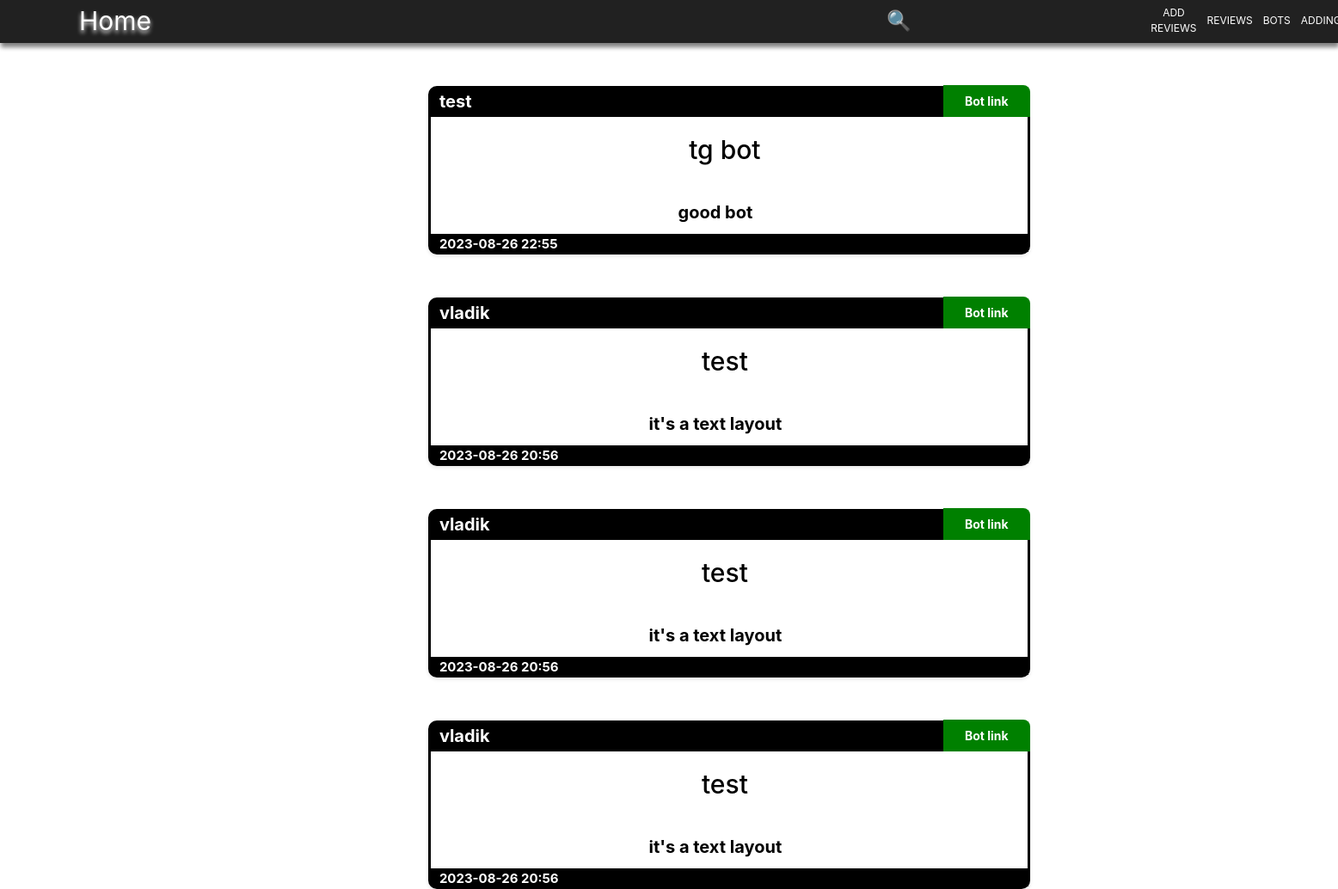
Page /telegramm/ on the committed database.
### main/models.py (models this page shows, shortened)
class Telegramm_Bots(models.Model):
    username = models.CharField(max_length=50)
    title = models.CharField(max_length=50)
    text = models.TextField(max_length=150)
    time = models.CharField(max_length = 50)
    url = models.URLField()

### main/views.py (the view)
# urls.py: path('telegramm/', tg_all, name='tg'),
def tg_all(request):
    if request.method == 'POST':
        form = verification(request.POST)
        return proc_ver(request , form)
    else:
        form = verification()
    tg_search = request.GET.get('search' , '')
    res = []
    if tg_search:
        bd = Telegramm_Bots.objects.filter(title = tg_search)
        for i in bd[::-1]:
            res.append(i)
    else:
        bd = Telegramm_Bots.objects.all()
        for i in bd[::-1]:
            res.append(i)
    context = {
        'product_paginator' : res,
        'form' : form
    }
    return render(request , 'bots/telegramm.html' , context)

### finally_project/templates/bots/telegramm.html (shortened to what this page needs)
{% extends 'base.html' %}
{% load static %}
    {% block head %}
    <link rel="stylesheet" href="{% static 'css/bots/еп.css' %}">
    {% endblock %}
{% block content %}
    <div class="d1">
            <button id="button-search">🔍</button>
    </div>
<div class="all-objects">
{% for i in product_paginator %}
    <div class="card-all">
      <div class="card-name">
          <p class="username-tg">{{ i.username }}</p>
          <a class="tg-open" href="{{ i.url }}" target="_blank">Bot link</a>
      </div>
      <div class="card--">
        <h5 class="card-title">{{ i.title }}</h5>
        <p class="card-text">{{ i.text }}</p>
      </div>
      <div class="card-end">
          {{ i.time }}
      </div>
    </div>
{% endfor %}
</div>
</body>
</html>
{% endblock %}

### finally_project/static/css/base.css (style rules this page uses)
html , body { margin: 0; height: 0; }
button { font-size: 20px; background-color: #212121; border-radius: 0; border-width: 0; color: black; }
.card-all { display: flex; flex-direction: column; border: 3px solid black; max-width: 700px; margin: 50px; margin-left: 6%; border-radius: 10px; box-shadow: 0 2px 4px rgba(0, 0, 0, 0.1); }
.card-name { border-bottom: 3px solid black; padding: 0 10px; height: 33px; color: white; font-family: "SF Pro Text", "SF Pro Icons", "Helvetica Neue", Helvetica, Arial, sans-serif; background-color: black; font-size: 20px; font-weight: bold; }
.card-- { color: black; padding: 10px 200px; width: 100%; text-align: center; }
.card-text { max-width: 500px; overflow-wrap: break-word; margin-left: 33px; margin-top: 40px; font-size: 20px; font-weight: bold ; }
.card-title { position: relative; left: 15px; margin-top: 10px; font-size: 30px; }
.card-end { border-bottom: 3px solid black; padding: 1px 10px; height: 21px; color: white; font-family: "SF Pro Text", "SF Pro Icons", "Helvetica Neue", Helvetica, Arial, sans-serif; background-color: black; font-size: 15px; font-weight: bold; }
.tg-open { position: relative; right: -31px; background-color: green; top: -48px; margin-left: 426px; font-size: 14px; color: white; padding: 10px 15px; border-radius: 0 8px 0 0; }
.card-- .card-title { position: relative; left: -5px; }
.card-- .card-text { position: relative; left: -19px; }

### finally_project/static/css/bots/еп.css (style rules this page uses)
.card-all { display: flex; flex-direction: column; border: 3px solid black; max-width: 700px; margin: 50px; margin-left: 32%; border-radius: 10px; box-shadow: 0 2px 4px rgba(0, 0, 0, 0.1); }
.card-name { border-bottom: 3px solid black; padding: 0 10px; width: 695px; color: white; font-family: "SF Pro Text", "SF Pro Icons", "Helvetica Neue", Helvetica, Arial, sans-serif; background-color: black; font-size: 20px; font-weight: bold; }
.card-- { color: black; padding: 10px; width: 100%; text-align: center; }
.card-text { max-width: 500px; overflow-wrap: break-word; margin-left: 90px; margin-top: 40px; font-size: 20px; font-weight: bold ; }
.card-title { margin-top: 10px; font-size: 30px; }
.card-end { border-bottom: 3px solid black; padding: 1px 10px; width: 695px; height: 21px; color: white; font-family: "SF Pro Text", "SF Pro Icons", "Helvetica Neue", Helvetica, Arial, sans-serif; background-color: black; font-size: 15px; font-weight: bold; }
.d1 button { position: absolute; top: 6px; right: 490px; width: 42px; height: 36px; border: none; cursor: pointer; font-size: 23px; }
.tg-open { position: relative; background-color: green; margin-left: 542px; font-size: 14px; color: white; padding: 10px 25px; top: -48px; right: -44px; border-radius: 0 8px 0 0; }
.username-tg { position: relative; }

### rows in the picture
Telegramm_Bots: username "test", title "tg bot", text "good bot", time "2023-08-26 22:55"
Telegramm_Bots: username "vladik", title "test", text "it's a text layout", time "2023-08-26 20:56"
Telegramm_Bots: username "vladik", title "test", text "it's a text layout", time "2023-08-26 20:56"
Telegramm_Bots: username "vladik", title "test", text "it's a text layout", time "2023-08-26 20:56"
